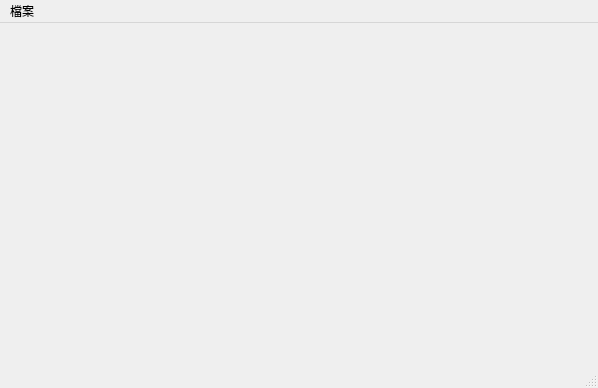
<?xml version="1.0" encoding="UTF-8"?>
<ui version="4.0">
 <class>MainWindow</class>
 <widget class="QMainWindow" name="MainWindow">
  <property name="geometry">
   <rect>
    <x>0</x>
    <y>0</y>
    <width>598</width>
    <height>388</height>
   </rect>
  </property>
  <property name="windowTitle">
   <string>MainWindow</string>
  </property>
  <widget class="QWidget" name="centralwidget"/>
  <widget class="QMenuBar" name="menubar">
   <property name="geometry">
    <rect>
     <x>0</x>
     <y>0</y>
     <width>598</width>
     <height>25</height>
    </rect>
   </property>
   <widget class="QMenu" name="menu">
    <property name="title">
     <string>檔案</string>
    </property>
    <addaction name="OpenFile"/>
    <addaction name="Close"/>
   </widget>
   <addaction name="menu"/>
  </widget>
  <widget class="QStatusBar" name="statusbar"/>
  <action name="OpenFile">
   <property name="text">
    <string>開啟舊檔</string>
   </property>
  </action>
  <action name="Close">
   <property name="text">
    <string>關閉程式</string>
   </property>
  </action>
 </widget>
 <resources/>
 <connections>
  <connection>
   <sender>OpenFile</sender>
   <signal>activated()</signal>
   <receiver>MainWindow</receiver>
   <slot>slotOpenFile()</slot>
   <hints>
    <hint type="sourcelabel">
     <x>-1</x>
     <y>-1</y>
    </hint>
    <hint type="destinationlabel">
     <x>298</x>
     <y>193</y>
    </hint>
   </hints>
  </connection>
  <connection>
   <sender>Close</sender>
   <signal>activated()</signal>
   <receiver>MainWindow</receiver>
   <slot>slotClose()</slot>
   <hints>
    <hint type="sourcelabel">
     <x>-1</x>
     <y>-1</y>
    </hint>
    <hint type="destinationlabel">
     <x>298</x>
     <y>193</y>
    </hint>
   </hints>
  </connection>
 </connections>
 <slots>
  <slot>slotClose()</slot>
  <slot>slotOpenFile()</slot>
 </slots>
</ui>
